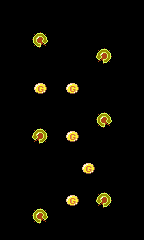

This game map was drawn from its Tiled (.tmx) file and the tilesets committed beside it. A one-line description and the full map source follow:
An orthogonal 9x15 tile map with 16x16 px tiles, 1 tile layer (map).

<map version="1.0" orientation="orthogonal" renderorder="right-down" width="9" height="15" tilewidth="16" tileheight="16" nextobjectid="1">
 <tileset firstgid="1" name="tileset" tilewidth="16" tileheight="16" tilecount="64" columns="8">
  <image source="tileset.png" width="128" height="128" />
 </tileset>
 <layer name="map" width="9" height="15">
  <data encoding="csv">
0,0,0,0,0,0,0,0,0,
0,0,0,0,0,0,0,0,0,
0,0,10,0,0,0,0,0,0,
0,0,0,0,0,0,9,0,0,
0,0,0,0,0,0,0,0,0,
0,0,25,0,25,0,0,0,0,
0,0,0,0,0,0,0,0,0,
0,0,0,0,0,0,10,0,0,
0,0,9,0,25,0,0,0,0,
0,0,0,0,0,0,0,0,0,
0,0,0,0,0,25,0,0,0,
0,0,0,0,0,0,0,0,0,
0,0,0,0,25,0,9,0,0,
0,0,10,0,0,0,0,0,0,
0,0,0,0,0,0,0,0,0
</data>
 </layer>
</map>
